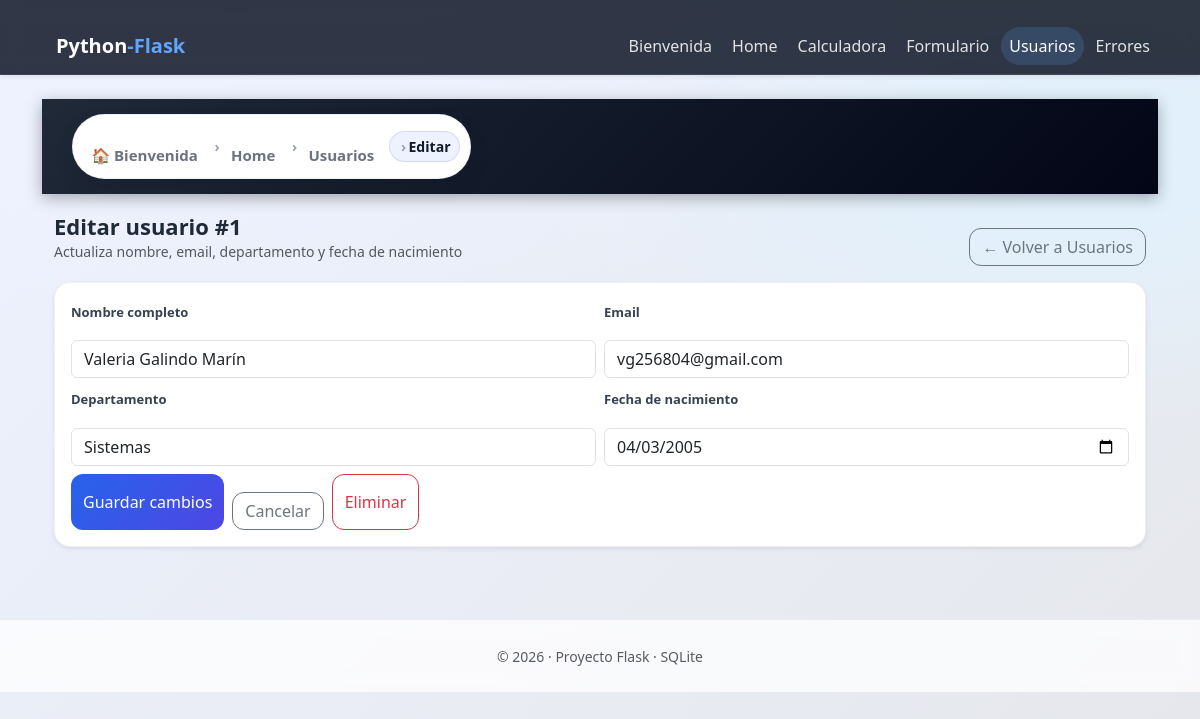
Screenshot of /usuarios/editar/1 with the database file from the repository.
### tables this page shows
CREATE TABLE usuarios (
  id INTEGER PRIMARY KEY AUTOINCREMENT,
  nombre TEXT NOT NULL,
  email TEXT NOT NULL UNIQUE,
  departamento TEXT DEFAULT 'Sin asignar',
  fecha_nacimiento TEXT NOT NULL
);

### app/routes.py (the view, shortened to what this page needs)
@main_routes.route("/usuarios/editar/<int:id>", methods=["GET", "POST"])
def usuarios_editar(id):
    conn = get_db()
    cursor = conn.cursor()
    cursor.execute(
        "SELECT id, nombre, email, departamento, fecha_nacimiento FROM usuarios WHERE id=?",
        (id,),
    )
    u = cursor.fetchone()
    conn.close()
    if not u:
        return render_template("error.html", error="Usuario no encontrado"), 404
    usuario = {
        "id": u[0],
        "nombre": u[1],
        "email": u[2],
        "departamento": u[3] or "Sin asignar",
        "fecha_nacimiento": u[4],
    }
    breadcrumb = [
        {"label": "Bienvenida", "url": url_for("main.welcome")},
        {"label": "Home", "url": url_for("main.home")},
        {"label": "Usuarios", "url": url_for("main.usuarios")},
        {"label": "Editar", "url": url_for("main.usuarios_editar", id=id)},
    ]
    return render_template("usuarios_editar.html", usuario=usuario, breadcrumb=breadcrumb)

### app/__init__.py (called while the page is built)
def get_db():
    conn = sqlite3.connect(DB_PATH)
    return conn

### templates/usuarios_editar.html (shortened to what this page needs)
{% extends "base.html" %}
{% block content %}
<div class="container">
  <div class="d-flex flex-wrap justify-content-between align-items-center gap-2 mb-3">
    <div>
      <h2 class="m-0">Editar usuario #{{ usuario.id }}</h2>
      <small class="text-muted">Actualiza nombre, email, departamento y fecha de nacimiento</small>
    </div>
    <a class="btn btn-outline-secondary" href="{{ url_for('main.usuarios') }}">← Volver a Usuarios</a>
  </div>
  <div class="card shadow-sm">
    <div class="card-body">
      <form method="POST" class="row g-2">
        <div class="col-12 col-md-6">
          <label class="form-label">Nombre completo</label>
          <input class="form-control" name="nombre" value="{{ usuario.nombre }}" required>
        </div>
        <div class="col-12 col-md-6">
          <label class="form-label">Email</label>
          <input class="form-control" name="email" type="email" value="{{ usuario.email }}" required>
        </div>
        <div class="col-12 col-md-6">
          <label class="form-label">Departamento</label>
          <input class="form-control" name="departamento" value="{{ usuario.departamento or '' }}" placeholder="Ej: Sistemas, RH, Ventas">
        </div>
        <div class="col-12 col-md-6">
          <label class="form-label">Fecha de nacimiento</label>
          <input class="form-control" name="fecha_nacimiento" type="date" value="{{ usuario.fecha_nacimiento or '' }}" required>
        </div>
        <div class="col-12 d-flex gap-2 mt-2">
          <button class="btn btn-primary">Guardar cambios</button>
          <a class="btn btn-outline-secondary" href="{{ url_for('main.usuarios') }}">Cancelar</a>
          <form method="POST"
                action="{{ url_for('main.usuarios_eliminar_form', id=usuario.id) }}"
                onsubmit="return confirm('¿Eliminar este usuario?');"
                class="ms-auto">
            <button class="btn btn-outline-danger" type="submit">Eliminar</button>
          </form>
        </div>
      </form>
    </div>
  </div>
</div>
{% endblock %}

### static/css/styles.css (style rules this page uses)
:root { --primary: #2563eb; --primary-dark: #1d4ed8; --bg-light: #f4f6f8; --bg-dark: #111827; --text-main: #1f2937; --radius: 12px; }
body { font-family: 'Segoe UI', Arial, sans-serif; background: linear-gradient(135deg, #eef2ff, #e5e7eb); margin: 0; color: var(--text-main); min-height: 100vh; }
h2 { font-size: 22px; margin-top: 30px; margin-bottom: 15px; }
h1, h2 { color: var(--text-main); font-weight: 700; }
input, select { width: 100%; padding: 12px; margin-top: 10px; border-radius: 8px; border: 1px solid #d1d5db; font-size: 14px; transition: border 0.2s, box-shadow 0.2s; }
.link, a { display: inline-block; margin-top: 18px; text-decoration: none; color: var(--primary); font-weight: 600; }
label { font-size: 13px; font-weight: 600; margin-bottom: 6px; color: #374151; }
.app-bg { background: radial-gradient(1200px 600px at 20% 0%, #eef2ff 0%, transparent 60%), radial-gradient(1000px 500px at 90% 20%, #e0f2fe 0%, transparent 55%), linear-gradient(135deg, #eef2ff, #e5e7eb); min-height: 100vh; }
.card { border: 1px solid rgba(0,0,0,.06) !important; border-radius: 16px !important; }
.btn { border-radius: 12px !important; }
.btn-primary { background: linear-gradient(135deg, #2563eb, #4f46e5) !important; border: none !important; }

### rows the page displays
usuarios: id "1", nombre "Valeria Galindo Marín", email "vg256804@gmail.com", departamento "Sistemas", fecha_nacimiento "04/03/2005"

### other values shown
{{ item.label }} "Bienvenida" "Home" "Usuarios"
{{ item.label }} "Editar"
